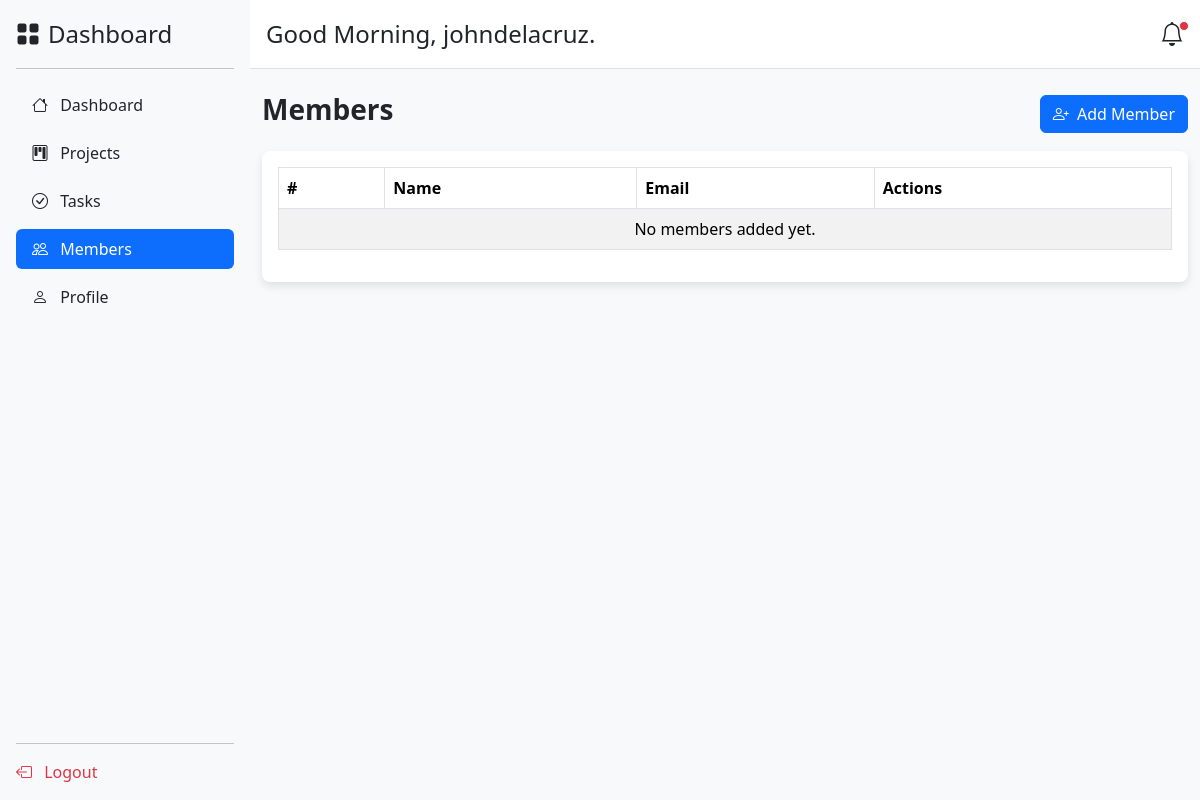
/members/ (signed in), run on an earlier commit of the app's database.
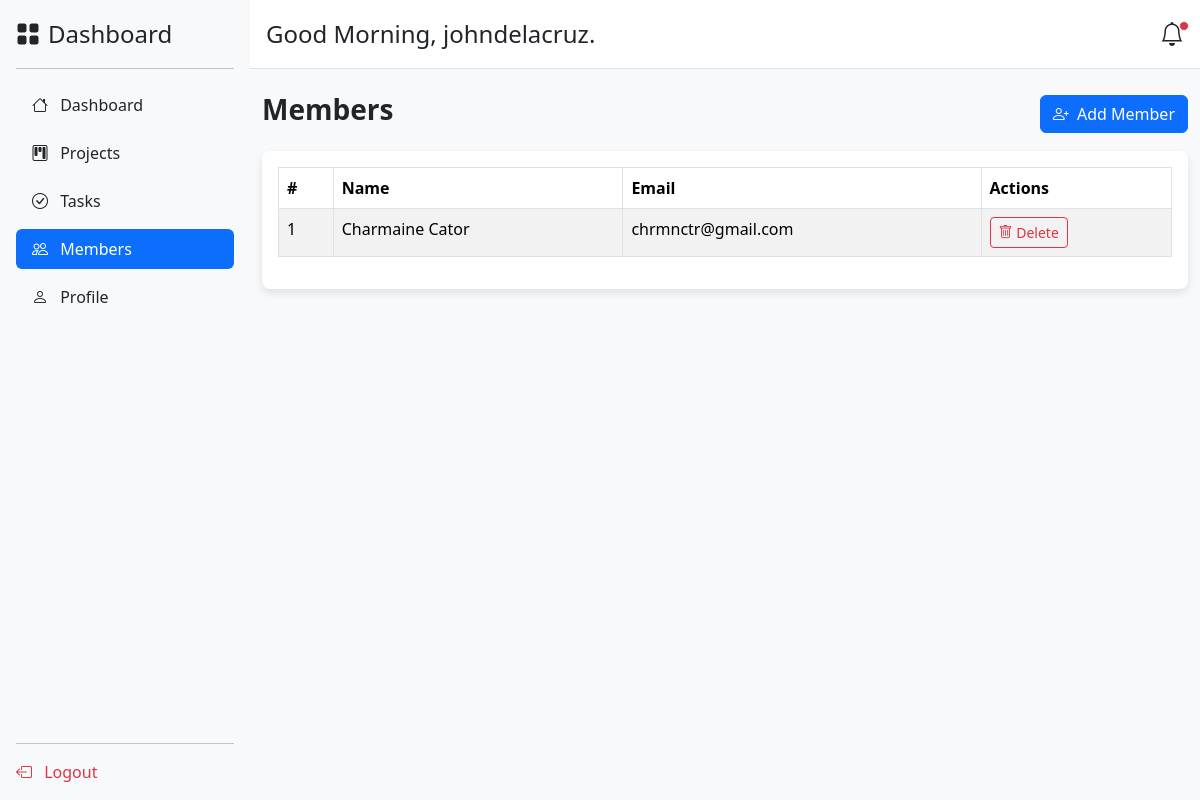
And on a later commit of the database.
### app/models.py (models this page shows, shortened)
class TeamMember(models.Model):
    user = models.OneToOneField(User, on_delete=models.CASCADE, related_name="team_member")
    added_by = models.ForeignKey(User, on_delete=models.CASCADE, related_name="added_members")
    date_added = models.DateTimeField(auto_now_add=True)

### app/views.py (the view, shortened to what this page needs)
# urls.py: path('members/', views.members, name='members'),
@login_required
def members(request):
    try:
        team_members = TeamMember.objects.filter(added_by_id=request.user)
        return render(request, 'app/members.html', {'team_members': team_members})
    except Exception as e:
        messages.error(request, f"An error occurred: {e}")
        return redirect('dashboard')

### app/context_processors.py (called while the page is built)
def add_current_time(request):
    gmt8 = pytz.timezone('Asia/Manila')  # Set the timezone to GMT+8
    current_time = timezone.now().astimezone(gmt8)  # Convert current time to GMT+8
    return {'current_time': current_time}

### app/templates/app/members.html (shortened to what this page needs)
<!DOCTYPE html>
<html lang="en">
<head>
    <link href="https://cdn.jsdelivr.net/npm/bootstrap@5.3.3/dist/css/bootstrap.min.css" rel="stylesheet">
    <link href="https://cdn.jsdelivr.net/npm/bootstrap-icons@1.10.5/font/bootstrap-icons.css" rel="stylesheet">
</head>
<body>
    <div class="d-flex">
        {% include 'app/sidebar.html' %}
        <div class="flex-grow-1 bg-light">
            {% include 'app/header.html' %}
            <div class="container mt-4">
                <div class="d-flex justify-content-between align-items-center mb-3">
                    <h3 class="fw-bold">Members</h3>
                    <button class="btn btn-primary" data-bs-toggle="modal" data-bs-target="#addMemberModal">
                        <i class="bi bi-person-plus me-1"></i> Add Member
                    </button>
                </div>
                <div class="table-container bg-white p-3">
                    <table class="table table-hover table-striped table-bordered">
                        <thead>
                            <tr>
                                <th>#</th>
                                <th>Name</th>
                                <th>Email</th>
                                <th>Actions</th>
                            </tr>
                        </thead>
                        <tbody>
                            {% for member in team_members %}
                            <tr>
                                <td>{{ forloop.counter }}</td>
                                <td>{{ member.user.get_full_name }}</td>
                                <td>{{ member.user.email }}</td>
                                <td>
                                    <button class="btn btn-sm btn-outline-danger delete-btn"
                                            data-member-id="{{ member.id }}"
                                            data-member-name="{{ member.user.get_full_name }}">
                                        <i class="bi bi-trash"></i> Delete
                                    </button>
                                </td>
                            </tr>
                            {% empty %}
                            <tr>
                                <td colspan="4" class="text-center">No members added yet.</td>
                            </tr>
                            {% endfor %}
                        </tbody>
                    </table>
                </div>
            </div>
        </div>
    </div>
</body>
</html>

What changed in the data, as far as the page shows it:
added TeamMember: user.get_full_name "Charmaine Cator", user.email "chrmnctr@gmail.com"
Also different on the page:
text no longer shown: "No members added yet."
